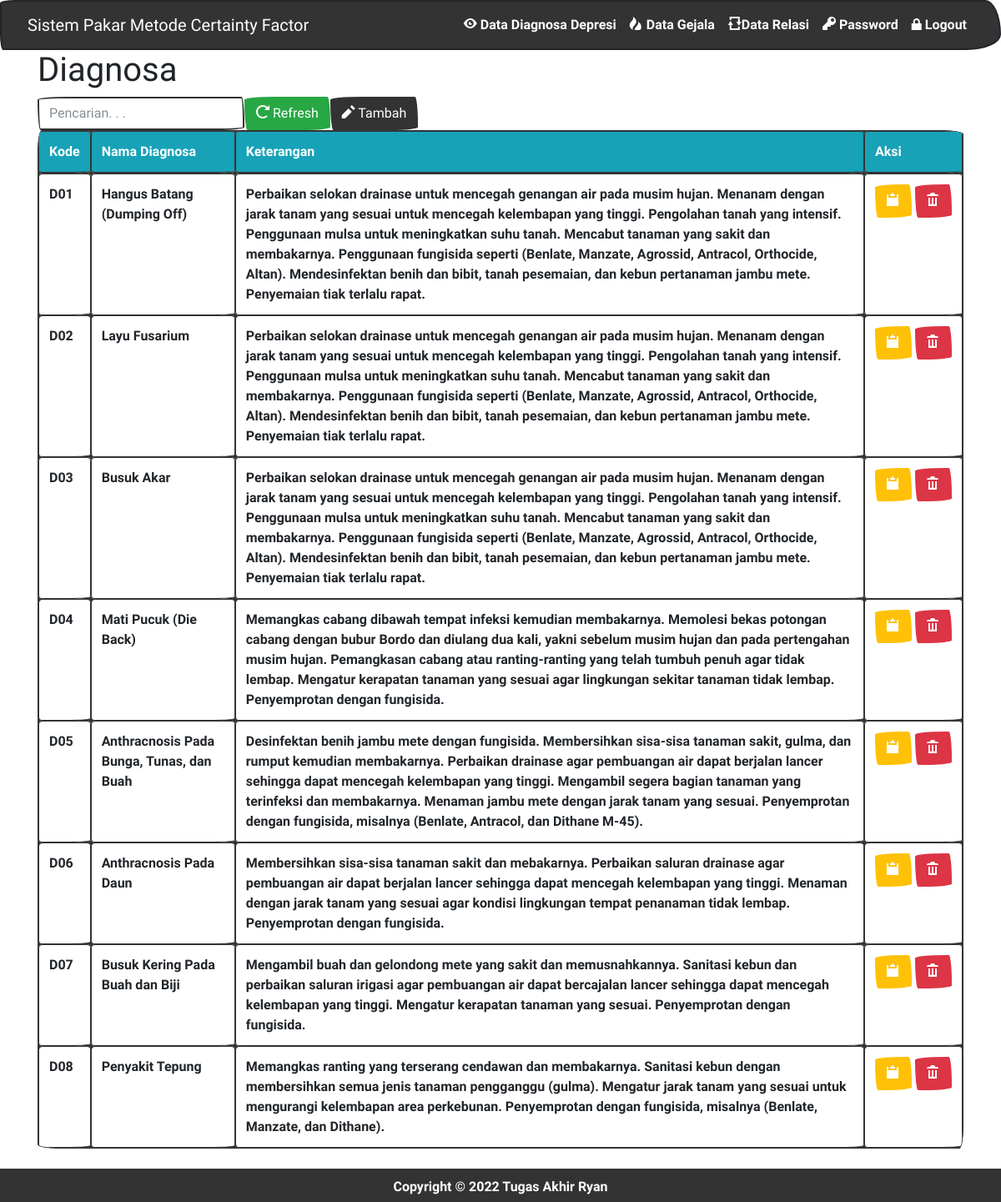
The page /index.php?m=diagnosa (signed in) on the database its author committed.
### tables this page shows
CREATE TABLE `tb_diagnosa` (
  `kode_diagnosa` varchar(16) NOT NULL,
  `nama_diagnosa` varchar(256) DEFAULT NULL,
  `keterangan` text,
  PRIMARY KEY (`kode_diagnosa`)
);

### config.php (called while the page is built)
<?php
$config["server"]='localhost';
$config["username"]='root';
$config["password"]='';
$config["database_name"]='sp_cf';

### includes/ez_sql_core.php (called while the page is built, shortened)
<?php
	class ezSQLcore
	{
		var $timers           = array();
		function get_host_port( $host, $default = false )
		{
			$port = $default;
			return array( $host, $port );
		}
		function flush()
		{
			$this->last_result = array();
		}
		function get_results($query=null, $output = OBJECT)
		{
			if ( $query )
			{
				$this->query($query);
			}
			if ( $output == OBJECT )
			{
				return $this->last_result;
			}
		}
		function timer_get_cur()
		{
			list($usec, $sec) = explode(" ",microtime());
			return ((float)$usec + (float)$sec);
		}
		function timer_start($timer_name)
		{
			$this->timers[$timer_name] = $this->timer_get_cur();
		}
		function timer_elapsed($timer_name)
		{
			return round($this->timer_get_cur() - $this->timers[$timer_name],2);
		}
	}

### functions.php (called while the page is built, shortened)
<?php
include'config.php';
include'includes/ez_sql_core.php';
include'includes/ez_sql_mysqli.php';
$db = new ezSQL_mysqli($config[username], $config[password], $config[database_name], $config[server]);
include'includes/general.php';

### includes/general.php (called while the page is built, shortened)
<?php
function esc_field($str){
    if (!get_magic_quotes_gpc())
        return addslashes($str);
    else
        return $str;
}

### includes/ez_sql_mysqli.php (called while the page is built, shortened)
<?php
	$ezsql_mysqli_str = array
	(
		1 => 'Require $dbuser and $dbpassword to connect to a database server',
		2 => 'Error establishing mySQLi database connection. Correct user/password? Correct hostname? Database server running?',
		3 => 'Require $dbname to select a database',
		4 => 'mySQLi database connection is not active',
		5 => 'Unexpected error while trying to select database'
	);
	class ezSQL_mysqli extends ezSQLcore
	{
		function ezSQL_mysqli($dbuser='', $dbpassword='', $dbname='', $dbhost='localhost', $encoding='')
		{
			$this->dbuser = $dbuser;
			$this->dbpassword = $dbpassword;
			$this->dbname = $dbname;
			$this->encoding = $encoding;
		}
		function connect($dbuser='', $dbpassword='', $dbhost='localhost', $dbport=false)
		{
			global $ezsql_mysqli_str; $return_val = false;
			if ( ! $dbuser )
			{
				$this->register_error($ezsql_mysqli_str[1].' in '.__FILE__.' on line '.__LINE__);
				$this->show_errors ? trigger_error($ezsql_mysqli_str[1],E_USER_WARNING) : null;
			}
			else
			{
				$this->dbh = new mysqli($dbhost,$dbuser,$dbpassword, '', $dbport);
				if( $this->dbh->connect_errno )
				{
					$this->register_error($ezsql_mysqli_str[2].' in '.__FILE__.' on line '.__LINE__);
					$this->show_errors ? trigger_error($ezsql_mysqli_str[2],E_USER_WARNING) : null;
				}
				else
				{
					$return_val = true;
				}
			}
			return $return_val;
		}
		function select($dbname='', $encoding='')
		{
			global $ezsql_mysqli_str; $return_val = false;
			if ( ! $dbname )
			{
				$this->register_error($ezsql_mysqli_str[3].' in '.__FILE__.' on line '.__LINE__);
				$this->show_errors ? trigger_error($ezsql_mysqli_str[3],E_USER_WARNING) : null;
			}
			else if ( ! $this->dbh )
			{
				$this->register_error($ezsql_mysqli_str[4].' in '.__FILE__.' on line '.__LINE__);
				$this->show_errors ? trigger_error($ezsql_mysqli_str[4],E_USER_WARNING) : null;
			}
			else if ( !@$this->dbh->select_db($dbname) )
			{
				if ( !$str = @$this->dbh->error)
					  $str = $ezsql_mysqli_str[5];
				$this->register_error($str.' in '.__FILE__.' on line '.__LINE__);
				$this->show_errors ? trigger_error($str,E_USER_WARNING) : null;
			}
			else
			{
				$return_val = true;
			}
			return $return_val;
		}
		function query($query)
		{
			$return_val = 0;
			$query = trim($query);
			$this->result = @$this->dbh->query($query);
			if ( preg_match("/^(insert|delete|update|replace|truncate|drop|create|alter|begin|commit|rollback|set|lock|unlock|call)/i",$query) )
			{
				$is_insert = true;
				$this->rows_affected = @$this->dbh->affected_rows;
				if ( preg_match("/^(insert|replace)\s+/i",$query) )
				{
					$this->insert_id = @$this->dbh->insert_id;
				}
				$return_val = $this->rows_affected;
			}
			else
			{
				$is_insert = false;
				$i=0;
				$num_rows=0;
				while ( $row = @$this->result->fetch_object() )
				{
					$num_rows++;
				}
				$this->num_rows = $num_rows;
				$return_val = $this->num_rows;
			}
			return $return_val;
		}
	}

### diagnosa.php (the view, shortened to what this page needs)
<div class="page-header">
    <h1>Diagnosa</h1>
</div>
<div class="panel panel-default">
    <div class="panel-heading">
        <form class="form-inline">
            <div class="form-group">
                <input class="form-control" type="text" placeholder="Pencarian. . ." name="q" value="<?=$_GET['q']?>" />
            </div>
            <div class="form-group">
                <button class="btn btn-success"><span class="oi oi-reload"></span> Refresh</a>
            </div>
            <div class="form-group">
                <a class="btn btn-primary" href="?m=diagnosa_tambah"><span class="oi oi-pencil"></span> Tambah</a>
            </div>
        </form>
    </div>
    <div class="table-responsive">
        <table class="table table-bordered table-hover table-striped">
        <thead class="table-info">
            <tr class="nw">
                <th>Kode</th>
                <th>Nama Diagnosa</th>
                <th>Keterangan</th>
                <th>Aksi</th>
            </tr>
        </thead>
        <?php
        $q = esc_field($_GET['q']);
        $rows = $db->get_results("SELECT * FROM tb_diagnosa
            WHERE kode_diagnosa LIKE '%$q%' OR nama_diagnosa LIKE '%$q%' OR keterangan LIKE '%$q%'
            ORDER BY kode_diagnosa");
        foreach($rows as $row):?>
        <tr>
            <td><?=$row->kode_diagnosa?></td>
            <td><?=$row->nama_diagnosa?></td>
            <td><?=$row->keterangan?></td>
            <td class="nw">
                <a class="btn btn-xs btn-warning" href="?m=diagnosa_ubah&ID=<?=$row->kode_diagnosa?>"><span class="oi oi-clipboard"></span></a>
                <a class="btn btn-xs btn-danger" href="aksi.php?act=diagnosa_hapus&ID=<?=$row->kode_diagnosa?>" onclick="return confirm('Hapus data?')"><span class="oi oi-trash"></span></a>
            </td>
        </tr>
        <?php endforeach;?>
        </table>
    </div>
</div>

### assets/css/general.css (style rules this page uses)
html { position: relative; min-height: 100%; }
body { margin-bottom: 70px; }
.nw { white-space: nowrap; }
.page-header { margin-top: 0; padding-bottom: 0; }
.page-header h1 { margin-top: 0; }

### rows shown on the page
tb_diagnosa: kode_diagnosa "D01", nama_diagnosa "Hangus Batang (Dumping Off)", keterangan "Perbaikan selokan drainase untuk mencegah genangan air pada musim hujan. Menanam dengan jarak tanam yang sesuai untuk mencegah kelembapan yang tinggi. Pengolahan tanah yang intensif. Penggunaan mulsa untuk meningkatkan suhu tanah. Mencabut tanaman yang sakit dan membakarnya. Penggunaan fungisida seperti (Benlate, Manzate, Agrossid, Antracol, Orthocide, Altan). Mendesinfektan benih dan bibit, tanah pesemaian, dan kebun pertanaman jambu mete. Penyemaian tiak terlalu rapat."
tb_diagnosa: kode_diagnosa "D02", nama_diagnosa "Layu Fusarium", keterangan "Perbaikan selokan drainase untuk mencegah genangan air pada musim hujan. Menanam dengan jarak tanam yang sesuai untuk mencegah kelembapan yang tinggi. Pengolahan tanah yang intensif. Penggunaan mulsa untuk meningkatkan suhu tanah. Mencabut tanaman yang sakit dan membakarnya. Penggunaan fungisida seperti (Benlate, Manzate, Agrossid, Antracol, Orthocide, Altan). Mendesinfektan benih dan bibit, tanah pesemaian, dan kebun pertanaman jambu mete. Penyemaian tiak terlalu rapat."
tb_diagnosa: kode_diagnosa "D03", nama_diagnosa "Busuk Akar", keterangan "Perbaikan selokan drainase untuk mencegah genangan air pada musim hujan. Menanam dengan jarak tanam yang sesuai untuk mencegah kelembapan yang tinggi. Pengolahan tanah yang intensif. Penggunaan mulsa untuk meningkatkan suhu tanah. Mencabut tanaman yang sakit dan membakarnya. Penggunaan fungisida seperti (Benlate, Manzate, Agrossid, Antracol, Orthocide, Altan). Mendesinfektan benih dan bibit, tanah pesemaian, dan kebun pertanaman jambu mete. Penyemaian tiak terlalu rapat."
tb_diagnosa: kode_diagnosa "D04", nama_diagnosa "Mati Pucuk (Die Back)", keterangan "Memangkas cabang dibawah tempat infeksi kemudian membakarnya. Memolesi bekas potongan cabang dengan bubur Bordo dan diulang dua kali, yakni sebelum musim hujan dan pada pertengahan musim hujan. Pemangkasan cabang atau ranting-ranting yang telah tumbuh penuh agar tidak lembap. Mengatur kerapatan tanaman yang sesuai agar lingkungan sekitar tanaman tidak lembap. Penyemprotan dengan fungisida."
tb_diagnosa: kode_diagnosa "D05", nama_diagnosa "Anthracnosis Pada Bunga, Tunas, dan Buah", keterangan "Desinfektan benih jambu mete dengan fungisida. Membersihkan sisa-sisa tanaman sakit, gulma, dan rumput kemudian membakarnya. Perbaikan drainase agar pembuangan air dapat berjalan lancer sehingga dapat mencegah kelembapan yang tinggi. Mengambil segera bagian tanaman yang terinfeksi dan membakarnya. Menaman jambu mete dengan jarak tanam yang sesuai. Penyemprotan dengan fungisida, misalnya (Benlate, Antracol, dan Dithane M-45)."
tb_diagnosa: kode_diagnosa "D06", nama_diagnosa "Anthracnosis Pada Daun", keterangan "Membersihkan sisa-sisa tanaman sakit dan mebakarnya. Perbaikan saluran drainase agar pembuangan air dapat berjalan lancer sehingga dapat mencegah kelembapan yang tinggi. Menaman dengan jarak tanam yang sesuai agar kondisi lingkungan tempat penanaman tidak lembap. Penyemprotan dengan fungisida."
tb_diagnosa: kode_diagnosa "D07", nama_diagnosa "Busuk Kering Pada Buah dan Biji", keterangan "Mengambil buah dan gelondong mete yang sakit dan memusnahkannya. Sanitasi kebun dan perbaikan saluran irigasi agar pembuangan air dapat bercajalan lancer sehingga dapat mencegah kelembapan yang tinggi. Mengatur kerapatan tanaman yang sesuai. Penyemprotan dengan fungisida."
tb_diagnosa: kode_diagnosa "D08", nama_diagnosa "Penyakit Tepung", keterangan "Memangkas ranting yang terserang cendawan dan membakarnya. Sanitasi kebun dengan membersihkan semua jenis tanaman pengganggu (gulma). Mengatur jarak tanam yang sesuai untuk mengurangi kelembapan area perkebunan. Penyemprotan dengan fungisida, misalnya (Benlate, Manzate, dan Dithane)."
